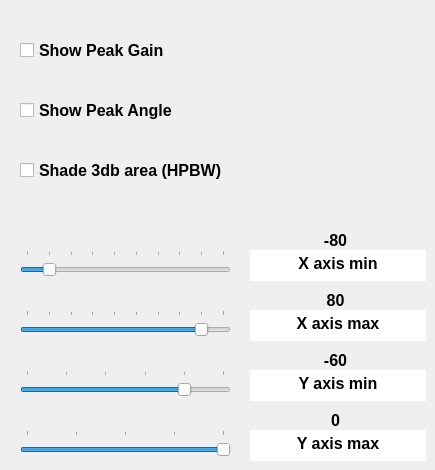
    <widget class="QWidget" name="plotoptions">
     <attribute name="title">
      <string>Plot Options</string>
     </attribute>
     <widget class="QCheckBox" name="peakgain_checkbox">
      <property name="geometry">
       <rect>
        <x>20</x>
        <y>30</y>
        <width>301</width>
        <height>41</height>
       </rect>
      </property>
      <property name="font">
       <font>
        <pointsize>12</pointsize>
        <weight>75</weight>
        <bold>true</bold>
       </font>
      </property>
      <property name="layoutDirection">
       <enum>Qt::LeftToRight</enum>
      </property>
      <property name="text">
       <string>Show Peak Gain</string>
      </property>
      <property name="iconSize">
       <size>
        <width>10</width>
        <height>10</height>
       </size>
      </property>
     </widget>
     <widget class="QCheckBox" name="peakangle_checkbox">
      <property name="geometry">
       <rect>
        <x>20</x>
        <y>90</y>
        <width>301</width>
        <height>41</height>
       </rect>
      </property>
      <property name="font">
       <font>
        <pointsize>12</pointsize>
        <weight>75</weight>
        <bold>true</bold>
       </font>
      </property>
      <property name="layoutDirection">
       <enum>Qt::LeftToRight</enum>
      </property>
      <property name="text">
       <string>Show Peak Angle</string>
      </property>
      <property name="iconSize">
       <size>
        <width>10</width>
        <height>10</height>
       </size>
      </property>
     </widget>
     <widget class="QCheckBox" name="HPBW_checkbox">
      <property name="geometry">
       <rect>
        <x>20</x>
        <y>150</y>
        <width>301</width>
        <height>41</height>
       </rect>
      </property>
      <property name="font">
       <font>
        <pointsize>12</pointsize>
        <weight>75</weight>
        <bold>true</bold>
       </font>
      </property>
      <property name="layoutDirection">
       <enum>Qt::LeftToRight</enum>
      </property>
      <property name="text">
       <string>Shade 3db area (HPBW)</string>
      </property>
      <property name="iconSize">
       <size>
        <width>10</width>
        <height>10</height>
       </size>
      </property>
     </widget>
     <widget class="QSlider" name="xmax_slider">
      <property name="geometry">
       <rect>
        <x>20</x>
        <y>310</y>
        <width>211</width>
        <height>31</height>
       </rect>
      </property>
      <property name="minimumSize">
       <size>
        <width>211</width>
        <height>31</height>
       </size>
      </property>
      <property name="maximumSize">
       <size>
        <width>211</width>
        <height>31</height>
       </size>
      </property>
      <property name="layoutDirection">
       <enum>Qt::LeftToRight</enum>
      </property>
      <property name="minimum">
       <number>0</number>
      </property>
      <property name="maximum">
       <number>90</number>
      </property>
      <property name="singleStep">
       <number>1</number>
      </property>
      <property name="pageStep">
       <number>10</number>
      </property>
      <property name="value">
       <number>80</number>
      </property>
      <property name="sliderPosition">
       <number>80</number>
      </property>
      <property name="orientation">
       <enum>Qt::Horizontal</enum>
      </property>
      <property name="tickPosition">
       <enum>QSlider::TicksAbove</enum>
      </property>
      <property name="tickInterval">
       <number>0</number>
      </property>
     </widget>
     <widget class="QLabel" name="xmax_val">
      <property name="geometry">
       <rect>
        <x>300</x>
        <y>290</y>
        <width>71</width>
        <height>21</height>
       </rect>
      </property>
      <property name="minimumSize">
       <size>
        <width>71</width>
        <height>21</height>
       </size>
      </property>
      <property name="maximumSize">
       <size>
        <width>71</width>
        <height>21</height>
       </size>
      </property>
      <property name="font">
       <font>
        <pointsize>12</pointsize>
        <weight>75</weight>
        <bold>true</bold>
       </font>
      </property>
      <property name="layoutDirection">
       <enum>Qt::LeftToRight</enum>
      </property>
      <property name="frameShape">
       <enum>QFrame::NoFrame</enum>
      </property>
      <property name="frameShadow">
       <enum>QFrame::Plain</enum>
      </property>
      <property name="lineWidth">
       <number>1</number>
      </property>
      <property name="text">
       <string>80</string>
      </property>
      <property name="alignment">
       <set>Qt::AlignCenter</set>
      </property>
     </widget>
     <widget class="QTextEdit" name="xmax_label">
      <property name="geometry">
       <rect>
        <x>250</x>
        <y>310</y>
        <width>176</width>
        <height>31</height>
       </rect>
      </property>
      <property name="minimumSize">
       <size>
        <width>176</width>
        <height>31</height>
       </size>
      </property>
      <property name="maximumSize">
       <size>
        <width>176</width>
        <height>31</height>
       </size>
      </property>
      <property name="font">
       <font>
        <pointsize>12</pointsize>
        <weight>75</weight>
        <bold>true</bold>
       </font>
      </property>
      <property name="layoutDirection">
       <enum>Qt::LeftToRight</enum>
      </property>
      <property name="frameShape">
       <enum>QFrame::NoFrame</enum>
      </property>
      <property name="html">
       <string>&lt;!DOCTYPE HTML PUBLIC &quot;-//W3C//DTD HTML 4.0//EN&quot; &quot;http://www.w3.org/TR/REC-html40/strict.dtd&quot;&gt;
&lt;html&gt;&lt;head&gt;&lt;meta name=&quot;qrichtext&quot; content=&quot;1&quot; /&gt;&lt;style type=&quot;text/css&quot;&gt;
p, li { white-space: pre-wrap; }
&lt;/style&gt;&lt;/head&gt;&lt;body style=&quot; font-family:'MS Shell Dlg 2'; font-size:12pt; font-weight:600; font-style:normal;&quot;&gt;
&lt;p align=&quot;center&quot; style=&quot; margin-top:0px; margin-bottom:0px; margin-left:0px; margin-right:0px; -qt-block-indent:0; text-indent:0px;&quot;&gt;X axis max&lt;/p&gt;&lt;/body&gt;&lt;/html&gt;</string>
      </property>
     </widget>
     <widget class="QSlider" name="ymin_slider">
      <property name="geometry">
       <rect>
        <x>20</x>
        <y>370</y>
        <width>211</width>
        <height>31</height>
       </rect>
      </property>
      <property name="minimumSize">
       <size>
        <width>211</width>
        <height>31</height>
       </size>
      </property>
      <property name="maximumSize">
       <size>
        <width>211</width>
        <height>31</height>
       </size>
      </property>
      <property name="layoutDirection">
       <enum>Qt::LeftToRight</enum>
      </property>
      <property name="minimum">
       <number>-100</number>
      </property>
      <property name="maximum">
       <number>-50</number>
      </property>
      <property name="singleStep">
       <number>1</number>
      </property>
      <property name="pageStep">
       <number>10</number>
      </property>
      <property name="value">
       <number>-60</number>
      </property>
      <property name="sliderPosition">
       <number>-60</number>
      </property>
      <property name="orientation">
       <enum>Qt::Horizontal</enum>
      </property>
      <property name="tickPosition">
       <enum>QSlider::TicksAbove</enum>
      </property>
      <property name="tickInterval">
       <number>0</number>
      </property>
     </widget>
     <widget class="QTextEdit" name="ymin_label">
      <property name="geometry">
       <rect>
        <x>250</x>
        <y>370</y>
        <width>176</width>
        <height>31</height>
       </rect>
      </property>
      <property name="minimumSize">
       <size>
        <width>176</width>
        <height>31</height>
       </size>
      </property>
      <property name="maximumSize">
       <size>
        <width>176</width>
        <height>31</height>
       </size>
      </property>
      <property name="font">
       <font>
        <pointsize>12</pointsize>
        <weight>75</weight>
        <bold>true</bold>
       </font>
      </property>
      <property name="layoutDirection">
       <enum>Qt::LeftToRight</enum>
      </property>
      <property name="frameShape">
       <enum>QFrame::NoFrame</enum>
      </property>
      <property name="html">
       <string>&lt;!DOCTYPE HTML PUBLIC &quot;-//W3C//DTD HTML 4.0//EN&quot; &quot;http://www.w3.org/TR/REC-html40/strict.dtd&quot;&gt;
&lt;html&gt;&lt;head&gt;&lt;meta name=&quot;qrichtext&quot; content=&quot;1&quot; /&gt;&lt;style type=&quot;text/css&quot;&gt;
p, li { white-space: pre-wrap; }
&lt;/style&gt;&lt;/head&gt;&lt;body style=&quot; font-family:'MS Shell Dlg 2'; font-size:12pt; font-weight:600; font-style:normal;&quot;&gt;
&lt;p align=&quot;center&quot; style=&quot; margin-top:0px; margin-bottom:0px; margin-left:0px; margin-right:0px; -qt-block-indent:0; text-indent:0px;&quot;&gt;Y axis min&lt;/p&gt;&lt;/body&gt;&lt;/html&gt;</string>
      </property>
     </widget>
     <widget class="QSlider" name="ymax_slider">
      <property name="geometry">
       <rect>
        <x>20</x>
        <y>430</y>
        <width>211</width>
        <height>31</height>
       </rect>
      </property>
      <property name="minimumSize">
       <size>
        <width>211</width>
        <height>31</height>
       </size>
      </property>
      <property name="maximumSize">
       <size>
        <width>211</width>
        <height>31</height>
       </size>
      </property>
      <property name="layoutDirection">
       <enum>Qt::LeftToRight</enum>
      </property>
      <property name="minimum">
       <number>-40</number>
      </property>
      <property name="maximum">
       <number>0</number>
      </property>
      <property name="singleStep">
       <number>1</number>
      </property>
      <property name="pageStep">
       <number>10</number>
      </property>
      <property name="value">
       <number>0</number>
      </property>
      <property name="sliderPosition">
       <number>0</number>
      </property>
      <property name="orientation">
       <enum>Qt::Horizontal</enum>
      </property>
      <property name="tickPosition">
       <enum>QSlider::TicksAbove</enum>
      </property>
      <property name="tickInterval">
       <number>0</number>
      </property>
     </widget>
     <widget class="QTextEdit" name="ymax_label">
      <property name="geometry">
       <rect>
        <x>250</x>
        <y>430</y>
        <width>176</width>
        <height>31</height>
       </rect>
      </property>
      <property name="minimumSize">
       <size>
        <width>176</width>
        <height>31</height>
       </size>
      </property>
      <property name="maximumSize">
       <size>
        <width>176</width>
        <height>31</height>
       </size>
      </property>
      <property name="font">
       <font>
        <pointsize>12</pointsize>
        <weight>75</weight>
        <bold>true</bold>
       </font>
      </property>
      <property name="layoutDirection">
       <enum>Qt::LeftToRight</enum>
      </property>
      <property name="frameShape">
       <enum>QFrame::NoFrame</enum>
      </property>
      <property name="html">
       <string>&lt;!DOCTYPE HTML PUBLIC &quot;-//W3C//DTD HTML 4.0//EN&quot; &quot;http://www.w3.org/TR/REC-html40/strict.dtd&quot;&gt;
&lt;html&gt;&lt;head&gt;&lt;meta name=&quot;qrichtext&quot; content=&quot;1&quot; /&gt;&lt;style type=&quot;text/css&quot;&gt;
p, li { white-space: pre-wrap; }
&lt;/style&gt;&lt;/head&gt;&lt;body style=&quot; font-family:'MS Shell Dlg 2'; font-size:12pt; font-weight:600; font-style:normal;&quot;&gt;
&lt;p align=&quot;center&quot; style=&quot; margin-top:0px; margin-bottom:0px; margin-left:0px; margin-right:0px; -qt-block-indent:0; text-indent:0px;&quot;&gt;Y axis max&lt;/p&gt;&lt;/body&gt;&lt;/html&gt;</string>
      </property>
     </widget>
     <widget class="QSlider" name="xmin_slider">
      <property name="geometry">
       <rect>
        <x>20</x>
        <y>250</y>
        <width>211</width>
        <height>31</height>
       </rect>
      </property>
      <property name="minimumSize">
       <size>
        <width>211</width>
        <height>31</height>
       </size>
      </property>
      <property name="maximumSize">
       <size>
        <width>211</width>
        <height>31</height>
       </size>
      </property>
      <property name="layoutDirection">
       <enum>Qt::LeftToRight</enum>
      </property>
      <property name="minimum">
       <number>-90</number>
      </property>
      <property name="maximum">
       <number>0</number>
      </property>
      <property name="singleStep">
       <number>1</number>
      </property>
      <property name="pageStep">
       <number>10</number>
      </property>
      <property name="value">
       <number>-80</number>
      </property>
      <property name="sliderPosition">
       <number>-80</number>
      </property>
      <property name="orientation">
       <enum>Qt::Horizontal</enum>
      </property>
      <property name="tickPosition">
       <enum>QSlider::TicksAbove</enum>
      </property>
      <property name="tickInterval">
       <number>0</number>
      </property>
     </widget>
     <widget class="QLabel" name="xmin_val">
      <property name="geometry">
       <rect>
        <x>300</x>
        <y>230</y>
        <width>71</width>
        <height>21</height>
       </rect>
      </property>
      <property name="minimumSize">
       <size>
        <width>71</width>
        <height>21</height>
       </size>
      </property>
      <property name="maximumSize">
       <size>
        <width>71</width>
        <height>21</height>
       </size>
      </property>
      <property name="font">
       <font>
        <pointsize>12</pointsize>
        <weight>75</weight>
        <bold>true</bold>
       </font>
      </property>
      <property name="layoutDirection">
       <enum>Qt::LeftToRight</enum>
      </property>
      <property name="frameShape">
       <enum>QFrame::NoFrame</enum>
      </property>
      <property name="frameShadow">
       <enum>QFrame::Plain</enum>
      </property>
      <property name="lineWidth">
       <number>1</number>
      </property>
      <property name="text">
       <string>-80</string>
      </property>
      <property name="alignment">
       <set>Qt::AlignCenter</set>
      </property>
     </widget>
     <widget class="QTextEdit" name="xmin_label">
      <property name="geometry">
       <rect>
        <x>250</x>
        <y>250</y>
        <width>176</width>
        <height>31</height>
       </rect>
      </property>
      <property name="minimumSize">
       <size>
        <width>176</width>
        <height>31</height>
       </size>
      </property>
      <property name="maximumSize">
       <size>
        <width>176</width>
        <height>31</height>
       </size>
      </property>
      <property name="font">
       <font>
        <pointsize>12</pointsize>
        <weight>75</weight>
        <bold>true</bold>
       </font>
      </property>
      <property name="layoutDirection">
       <enum>Qt::LeftToRight</enum>
      </property>
      <property name="frameShape">
       <enum>QFrame::NoFrame</enum>
      </property>
      <property name="html">
       <string>&lt;!DOCTYPE HTML PUBLIC &quot;-//W3C//DTD HTML 4.0//EN&quot; &quot;http://www.w3.org/TR/REC-html40/strict.dtd&quot;&gt;
&lt;html&gt;&lt;head&gt;&lt;meta name=&quot;qrichtext&quot; content=&quot;1&quot; /&gt;&lt;style type=&quot;text/css&quot;&gt;
p, li { white-space: pre-wrap; }
&lt;/style&gt;&lt;/head&gt;&lt;body style=&quot; font-family:'MS Shell Dlg 2'; font-size:12pt; font-weight:600; font-style:normal;&quot;&gt;
&lt;p align=&quot;center&quot; style=&quot; margin-top:0px; margin-bottom:0px; margin-left:0px; margin-right:0px; -qt-block-indent:0; text-indent:0px;&quot;&gt;X axis min&lt;/p&gt;&lt;/body&gt;&lt;/html&gt;</string>
      </property>
     </widget>
     <widget class="QLabel" name="ymin_val">
      <property name="geometry">
       <rect>
        <x>300</x>
        <y>350</y>
        <width>71</width>
        <height>21</height>
       </rect>
      </property>
      <property name="minimumSize">
       <size>
        <width>71</width>
        <height>21</height>
       </size>
      </property>
      <property name="maximumSize">
       <size>
        <width>71</width>
        <height>21</height>
       </size>
      </property>
      <property name="font">
       <font>
        <pointsize>12</pointsize>
        <weight>75</weight>
        <bold>true</bold>
       </font>
      </property>
      <property name="layoutDirection">
       <enum>Qt::LeftToRight</enum>
      </property>
      <property name="frameShape">
       <enum>QFrame::NoFrame</enum>
      </property>
      <property name="frameShadow">
       <enum>QFrame::Plain</enum>
      </property>
      <property name="lineWidth">
       <number>1</number>
      </property>
      <property name="text">
       <string>-60</string>
      </property>
      <property name="alignment">
       <set>Qt::AlignCenter</set>
      </property>
     </widget>
     <widget class="QLabel" name="ymax_val">
      <property name="geometry">
       <rect>
        <x>300</x>
        <y>410</y>
        <width>71</width>
        <height>21</height>
       </rect>
      </property>
      <property name="minimumSize">
       <size>
        <width>71</width>
        <height>21</height>
       </size>
      </property>
      <property name="maximumSize">
       <size>
        <width>71</width>
        <height>21</height>
       </size>
      </property>
      <property name="font">
       <font>
        <pointsize>12</pointsize>
        <weight>75</weight>
        <bold>true</bold>
       </font>
      </property>
      <property name="layoutDirection">
       <enum>Qt::LeftToRight</enum>
      </property>
      <property name="frameShape">
       <enum>QFrame::NoFrame</enum>
      </property>
      <property name="frameShadow">
       <enum>QFrame::Plain</enum>
      </property>
      <property name="lineWidth">
       <number>1</number>
      </property>
      <property name="text">
       <string>0</string>
      </property>
      <property name="alignment">
       <set>Qt::AlignCenter</set>
      </property>
     </widget>
    </widget>
